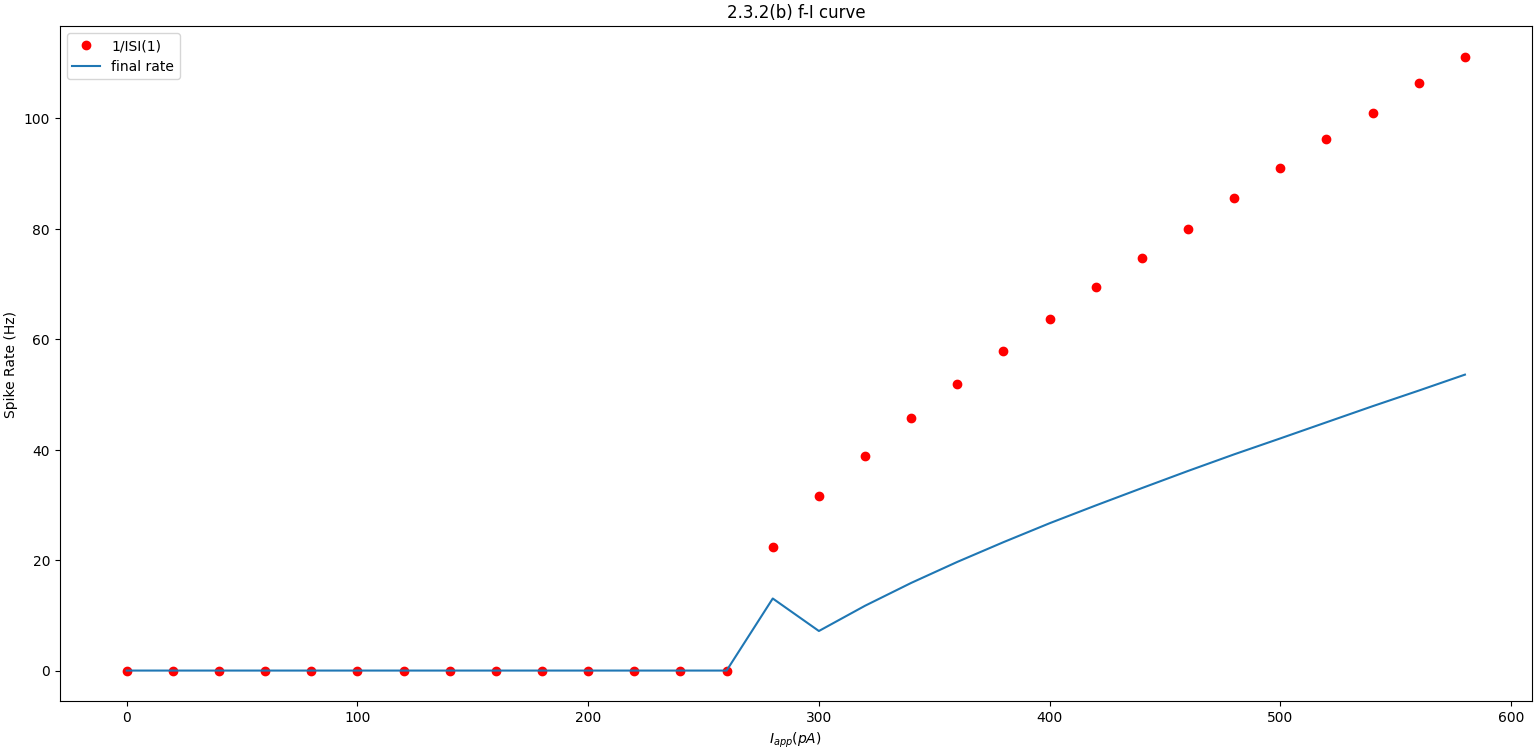

Write the Python code that produced this figure.
import random as r
import numpy as np
import matplotlib.pyplot as plt
import math as m
def AELIF(Iapp):
    ### voltage dot ###
    def Vdot(i):
        return (leakCond*(leakPot - V[i-1] + deltaTh*m.e**((V[i-1]-Vth)/deltaTh))-Isra[i-1]+Iapps[i])/membraneCapacitance

    ### dynamic spike rate adaptation current ###
    def IsraDot(i):
        return ((a*(V[i-1]-leakPot)-Isra[i-1])/taoSRA)

    ### declaring parameters ###
    leakPot = -75e-3 #V
    Vth = -50e-3 #V
    Vmax = 100e-3 #V
    Vreset = -80e-3 #V
    deltaTh = 2e-3 #V
    leakCond = 10e-9 #S
    membraneCapacitance = 100e-12 #F
    a = 2e-9 #S
    b = 0.02e-9 #A
    taoSRA = 200e-3 #s

    ### vectors ###
    dt = 0.1e-3
    duration = 5 #s
    time = np.arange(0,duration+dt, dt)
    Iapps = np.ones(len(time)) * Iapp
    spikes = []

    V = np.ones(len(time)) * leakPot
    Isra = np.zeros(len(time))

    ### forward Euler ###
    for i in range(1, len(time)):
        V[i] = V[i-1] + dt*Vdot(i)
        Isra[i] = Isra[i-1] + dt*IsraDot(i)
        if V[i] > Vmax:
            V[i-1] = Vmax
            V[i] = Vreset
            Isra[i] += b
            spikes.append(i)

    ### calculate first ISI ###
    if len(spikes) > 1:
        firstISI = time[spikes[1]] - time[spikes[0]]
    else:
        firstISI = 0

    ### calculate average ISI ###
    if len(spikes) > 1:
        ISIs = []
        prev = spikes[0]
        for spike in spikes[1:]:
            ISIs.append(time[spike] - time[prev])
            prev = spike
        sum = 0
        for ISI in ISIs:
            sum += ISI
        ISIaverage = sum / len(ISIs)
    else:
        ISIaverage = 0
    
    return firstISI, ISIaverage

Iapps = np.arange(0, 600, 20) * 10**-12
firstISIs = []
averageISIs = []
for Iapp in Iapps:
    firstISI, ISIaverage = AELIF(Iapp)
    if firstISI > 0:
        firstISIs.append(1/firstISI)
    else:
        firstISIs.append(0)
    if ISIaverage > 0:
        averageISIs.append(1/ISIaverage)
    else:
        averageISIs.append(0)

### plot it ###
plt.figure(layout = 'constrained')
plt.plot(Iapps*10**12, firstISIs,"ro" , label = "1/ISI(1)")
plt.plot(Iapps*10**12, averageISIs, label = "final rate")
plt.xlabel("$I_{app} (pA)$")
plt.ylabel("Spike Rate (Hz)")
plt.title("2.3.2(b) f-I curve")
plt.legend()
plt.show()
plt.close()
